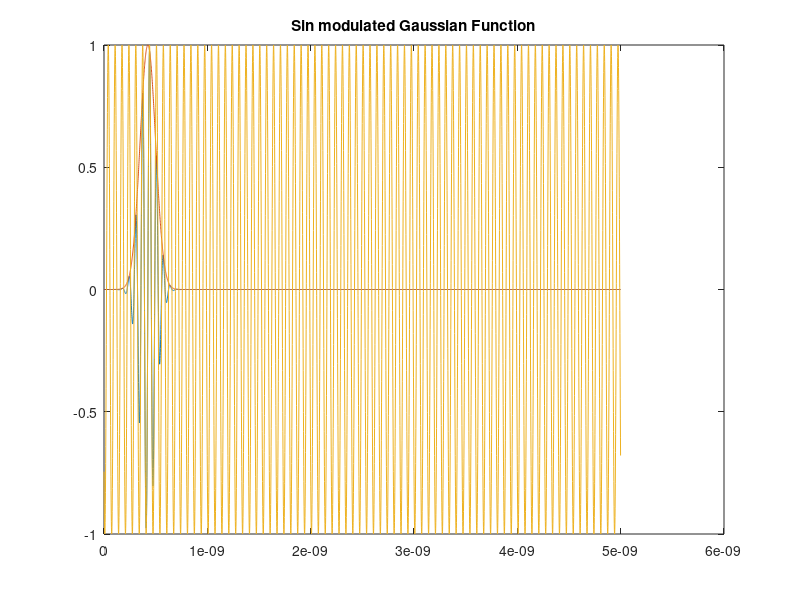
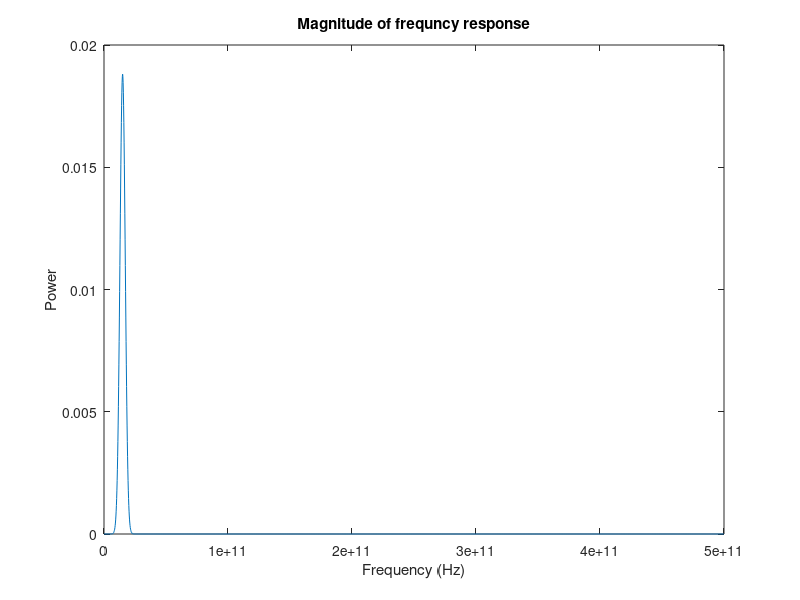

MATLAB code to generate these figures, in order:
% Test sin modulated gaussian functions

%deltat = 1.73325e-13;  % Time step size
deltat = 1e-12;
N = 5000;         % Number of time points

f0 = 15e9;      % Centre frequency
df = 3e9;   % Frequency spacing

alpha = 1;      % Scaling factor

% Time data:
t = [0:deltat:deltat*(N-1)];

% Modulated pulse
%z = exp(-1 .* ((t-4 ./ (pi*df)) * df*pi).^2) .* sin(2*pi.*t*f0);
z = alpha * exp(-1 * ((t - 4. / (pi .* df)) .* df .* pi).^2) .* ...
    sin(2. .* pi .* f0 .* (t - 4. / (pi .* df)));
za = exp(-1 * ((t - 4. / (pi .* df)) .* df .* pi).^2);
zb = sin(2. .* pi .* f0 .* (t - 4. / (pi .* df)));
%z2 = gauspuls(t, f0, 1.7); % Bandwidth of about 1.7*f0, ~500 THz. 

figure;
plot(t, z, t, za, t, zb); %, t, z2);
title('Sin modulated Gaussian Function');
%legend('Jans FDTD implementation', 'Gaussian', 'sine', 'MATLAB gauspuls function');

Z = fft(z) ./ N;
%Z2 = fft(z2) ./ N;

df = 1/(N*deltat);
%f = [-(N/2*df):df:(N/2 - 1)*df];
f = [0:df:(N/2 - 1)*df];

figure;
plot(f, abs(Z(1:N/2))); %, f, abs(Z2(1:N/2)));
title('Magnitude of frequncy response');
xlabel('Frequency (Hz)');
ylabel('Power');
%legend('Jans', 'gauspuls');
